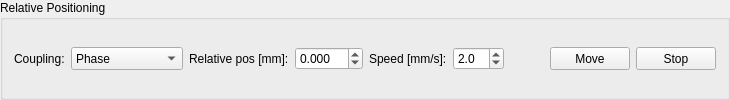
    <widget class="QGroupBox" name="groupBox_6">
     <property name="sizePolicy">
      <sizepolicy hsizetype="Preferred" vsizetype="Maximum">
       <horstretch>0</horstretch>
       <verstretch>0</verstretch>
      </sizepolicy>
     </property>
     <property name="title">
      <string>Relative Positioning</string>
     </property>
     <layout class="QHBoxLayout" name="horizontalLayout_4">
      <item>
       <layout class="QHBoxLayout" name="horizontalLayout_3">
        <item>
         <widget class="QLabel" name="label_12">
          <property name="sizePolicy">
           <sizepolicy hsizetype="Maximum" vsizetype="Fixed">
            <horstretch>0</horstretch>
            <verstretch>0</verstretch>
           </sizepolicy>
          </property>
          <property name="maximumSize">
           <size>
            <width>16777215</width>
            <height>23</height>
           </size>
          </property>
          <property name="text">
           <string>Coupling:</string>
          </property>
         </widget>
        </item>
        <item>
         <widget class="QComboBox" name="cmb_coupling">
          <property name="maximumSize">
           <size>
            <width>16777215</width>
            <height>23</height>
           </size>
          </property>
          <item>
           <property name="text">
            <string>Phase</string>
           </property>
          </item>
          <item>
           <property name="text">
            <string>Counter-phase</string>
           </property>
          </item>
          <item>
           <property name="text">
            <string>GV</string>
           </property>
          </item>
          <item>
           <property name="text">
            <string>GH</string>
           </property>
          </item>
          <item>
           <property name="text">
            <string>CSD</string>
           </property>
          </item>
          <item>
           <property name="text">
            <string>CSE</string>
           </property>
          </item>
          <item>
           <property name="text">
            <string>CIE</string>
           </property>
          </item>
          <item>
           <property name="text">
            <string>CID</string>
           </property>
          </item>
          <item>
           <property name="text">
            <string>All</string>
           </property>
          </item>
         </widget>
        </item>
        <item>
         <widget class="QLabel" name="label_11">
          <property name="sizePolicy">
           <sizepolicy hsizetype="Maximum" vsizetype="Fixed">
            <horstretch>0</horstretch>
            <verstretch>0</verstretch>
           </sizepolicy>
          </property>
          <property name="maximumSize">
           <size>
            <width>16777215</width>
            <height>23</height>
           </size>
          </property>
          <property name="text">
           <string>Relative pos [mm]:</string>
          </property>
         </widget>
        </item>
        <item>
         <widget class="QDoubleSpinBox" name="dsb_rel_pos">
          <property name="maximumSize">
           <size>
            <width>16777215</width>
            <height>23</height>
           </size>
          </property>
          <property name="decimals">
           <number>3</number>
          </property>
          <property name="minimum">
           <double>-26.250000000000000</double>
          </property>
          <property name="maximum">
           <double>26.250000000000000</double>
          </property>
         </widget>
        </item>
        <item>
         <widget class="QLabel" name="label_38">
          <property name="text">
           <string>Speed [mm/s]:</string>
          </property>
         </widget>
        </item>
        <item>
         <widget class="QDoubleSpinBox" name="dsb_speed">
          <property name="decimals">
           <number>1</number>
          </property>
          <property name="maximum">
           <double>10.000000000000000</double>
          </property>
          <property name="value">
           <double>2.000000000000000</double>
          </property>
         </widget>
        </item>
        <item>
         <spacer name="horizontalSpacer">
          <property name="orientation">
           <enum>Qt::Horizontal</enum>
          </property>
          <property name="sizeHint" stdset="0">
           <size>
            <width>40</width>
            <height>20</height>
           </size>
          </property>
         </spacer>
        </item>
        <item>
         <widget class="QPushButton" name="pbt_move">
          <property name="maximumSize">
           <size>
            <width>16777215</width>
            <height>23</height>
           </size>
          </property>
          <property name="text">
           <string>Move</string>
          </property>
         </widget>
        </item>
        <item>
         <widget class="QPushButton" name="pbt_stop">
          <property name="maximumSize">
           <size>
            <width>16777215</width>
            <height>23</height>
           </size>
          </property>
          <property name="text">
           <string>Stop</string>
          </property>
         </widget>
        </item>
       </layout>
      </item>
     </layout>
    </widget>
